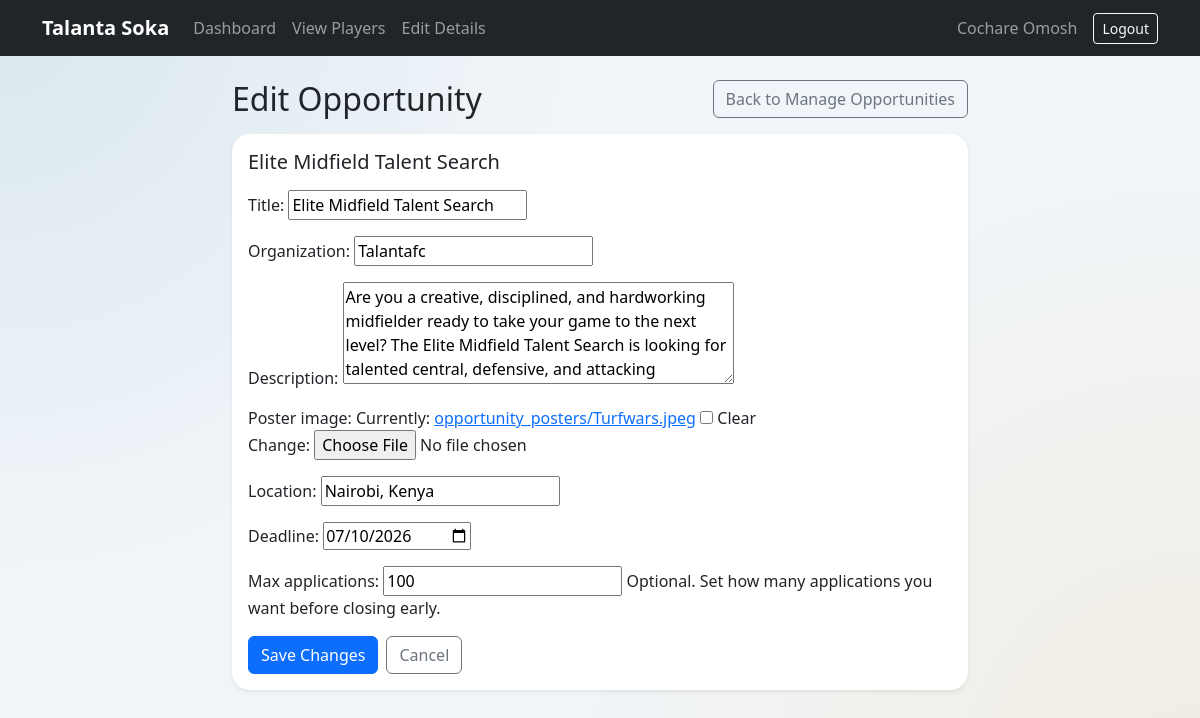
Before: /opportunities/manage/3/edit/ (signed in) with the older database file.
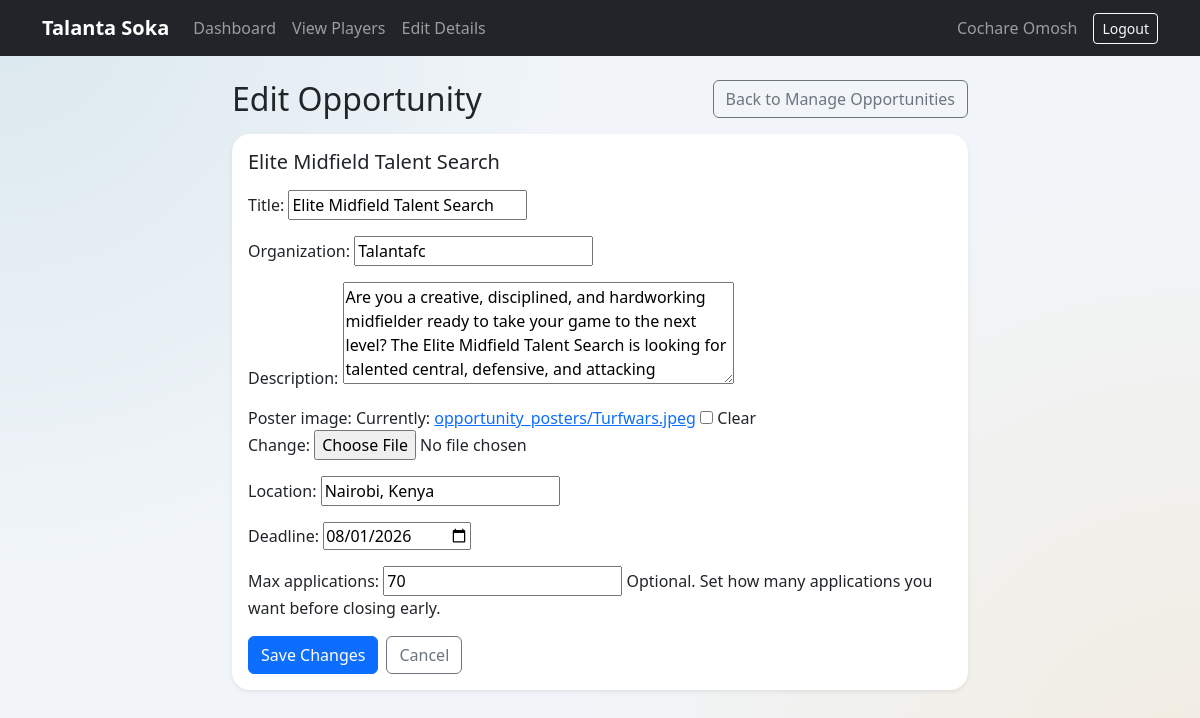
After: the same page with the newer database file.
### opportunities/models.py (models this page shows, shortened)
class Opportunity(models.Model):
	scout = models.ForeignKey(
		settings.AUTH_USER_MODEL,
		on_delete=models.CASCADE,
		related_name='posted_opportunities',
	)
	title = models.CharField(max_length=150)
	organization = models.CharField(max_length=150)
	description = models.TextField()
	poster_image = models.ImageField(upload_to='opportunity_posters/', blank=True, null=True)
	location = models.CharField(max_length=120)
	deadline = models.DateField()
	max_applications = models.PositiveIntegerField(blank=True, null=True)
	is_active = models.BooleanField(default=True)
	created_at = models.DateTimeField(auto_now_add=True)
	updated_at = models.DateTimeField(auto_now=True)
	class Meta:
		ordering = ['-created_at']

### opportunities/views.py (the view)
# urls.py: path('manage/<int:opportunity_id>/edit/', views.edit_posted_opportunity, name='edit_posted_opportunity'),
@login_required
def edit_posted_opportunity(request, opportunity_id):
	if request.user.role != 'scout':
		messages.error(request, 'Only scouts can edit posted opportunities.')
		return redirect('player_dashboard')
	opportunity = get_object_or_404(Opportunity, id=opportunity_id, scout=request.user)
	today = timezone.localdate()
	if request.method == 'POST':
		was_inactive = not opportunity.is_active
		form = OpportunityForm(request.POST, request.FILES, instance=opportunity, scout=request.user)
		if form.is_valid():
			updated_opportunity = form.save(commit=False)
			reactivated = False
			if was_inactive and updated_opportunity.deadline >= today:
				updated_opportunity.is_active = True
				reactivated = True
			updated_opportunity.save()
			if reactivated:
				messages.success(request, f'Opportunity "{updated_opportunity.title}" updated and reactivated.')
			else:
				messages.success(request, f'Opportunity "{updated_opportunity.title}" updated successfully.')
			return redirect('manage_posted_opportunities')
	else:
		form = OpportunityForm(instance=opportunity, scout=request.user)
	return render(
		request,
		'scouts/edit_opportunity.html',
		{
			'form': form,
			'opportunity': opportunity,
		},
	)

### opportunities/forms.py (shortened to what this page needs)
class OpportunityForm(forms.ModelForm):
    def __init__(self, *args, **kwargs):
        self.scout = kwargs.pop('scout', None)
        super().__init__(*args, **kwargs)
        self.fields['max_applications'].required = False
        self.fields['max_applications'].help_text = 'Optional. Set how many applications you want before closing early.'
    class Meta:
        model = Opportunity
        fields = ['title', 'organization', 'description', 'poster_image', 'location', 'deadline', 'max_applications']
        widgets = {
            'title': forms.TextInput(attrs={'placeholder': 'Opportunity title'}),
            'organization': forms.TextInput(attrs={'placeholder': 'Club or organization name'}),
            'description': forms.Textarea(attrs={'rows': 4, 'placeholder': 'Describe requirements and details'}),
            'location': forms.TextInput(attrs={'placeholder': 'City or area'}),
            'deadline': forms.DateInput(attrs={'type': 'date', 'min': timezone.localdate().isoformat()}),
            'max_applications': forms.NumberInput(attrs={'min': 1, 'placeholder': 'Optional application cap'}),
        }

### templates/scouts/edit_opportunity.html (shortened to what this page needs)
{% extends 'base.html' %}
{% block content %}
<div class="container mt-4" style="max-width: 760px;">
    <div class="d-flex justify-content-between align-items-center mb-3 flex-wrap gap-2">
        <h2 class="mb-0">Edit Opportunity</h2>
        <a href="{% url 'manage_posted_opportunities' %}" class="btn btn-outline-secondary">Back to Manage Opportunities</a>
    </div>
    <div class="card shadow-sm">
        <div class="card-body">
            <h5 class="mb-3">{{ opportunity.title }}</h5>
            <form method="post" enctype="multipart/form-data">
                {{ form.as_p }}
                <div class="d-flex gap-2 flex-wrap">
                    <button type="submit" class="btn btn-primary">Save Changes</button>
                    <a href="{% url 'manage_posted_opportunities' %}" class="btn btn-outline-secondary">Cancel</a>
                </div>
            </form>
        </div>
    </div>
</div>
{% endblock %}

Changed rows visible on the page:
changed Opportunity "Elite Midfield Talent Search": deadline "07/10/2026" → "08/01/2026"; max_applications "100" → "70"
